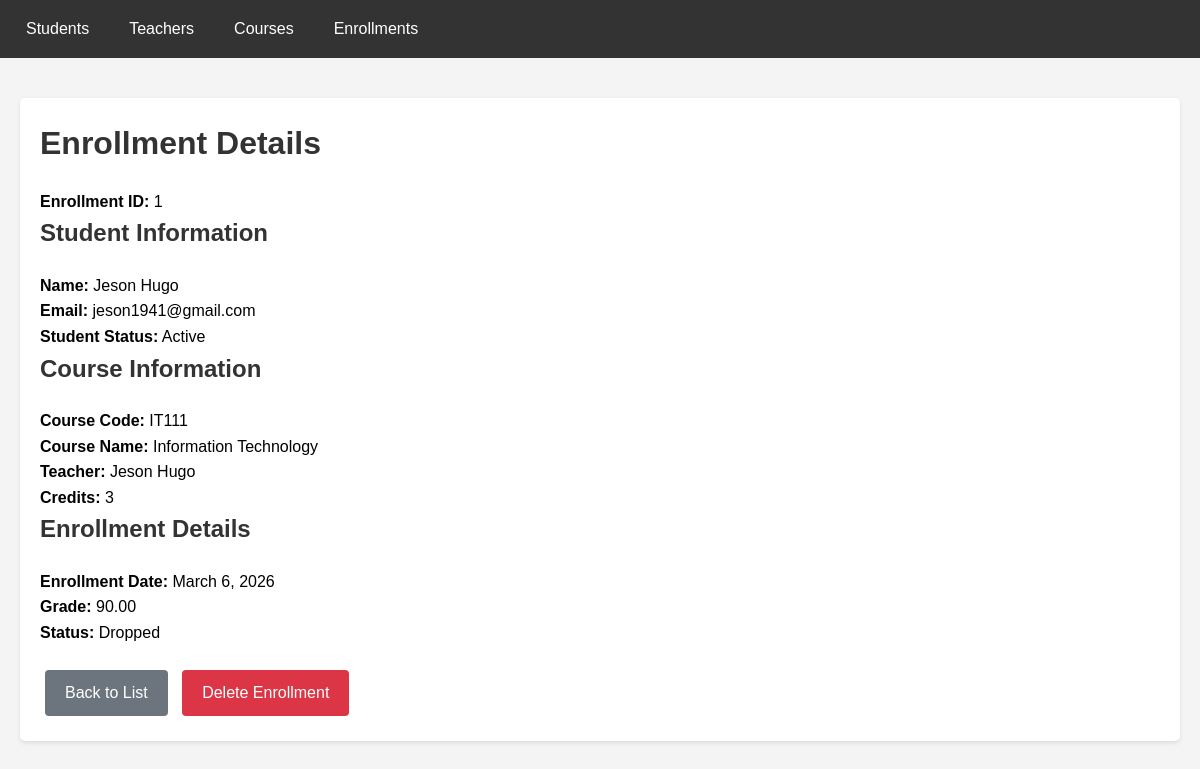
/enrollments/1/, run on the app's committed database.
### school/models.py (models this page shows, shortened)
class Enrollment(models.Model):
    ENROLLMENT_STATUS_CHOICES = [
        ('enrolled', 'Enrolled'),
        ('completed', 'Completed'),
        ('dropped', 'Dropped'),
        ('failed', 'Failed'),
    ]
    enrollment_id = models.AutoField(primary_key=True)
    student = models.ForeignKey(
        Student,
        on_delete=models.CASCADE,
        related_name='enrollments'
    )
    course = models.ForeignKey(
        Course,
        on_delete=models.CASCADE,
        related_name='enrollments'
    )
    enrollment_date = models.DateField(auto_now_add=True)
    grade = models.DecimalField(
        max_digits=5,
        decimal_places=2,
        blank=True,
        null=True,
        validators=[MinValueValidator(0), MaxValueValidator(100)]
    )
    status = models.CharField(
        max_length=10,
        choices=ENROLLMENT_STATUS_CHOICES,
        default='enrolled'
    )
    class Meta:
        db_table = 'enrollment'
        unique_together = ['student', 'course']
        ordering = ['-enrollment_date']

class Student(models.Model):
    STATUS_CHOICES = [
        ('active', 'Active'),
        ('inactive', 'Inactive'),
        ('graduated', 'Graduated'),
    ]
    student_id = models.AutoField(primary_key=True)
    first_name = models.CharField(max_length=100)
    last_name = models.CharField(max_length=100)
    email = models.EmailField(max_length=150, unique=True)
    phone = models.CharField(max_length=15, blank=True, null=True)
    date_of_birth = models.DateField(blank=True, null=True)
    enrollment_date = models.DateField()
    status = models.CharField(
        max_length=10,
        choices=STATUS_CHOICES,
        default='active'
    )
    class Meta:
        db_table = 'student'
        ordering = ['last_name', 'first_name']

class Course(models.Model):
    course_id = models.AutoField(primary_key=True)
    course_name = models.CharField(max_length=150)
    course_code = models.CharField(max_length=20, unique=True)
    teacher = models.ForeignKey(
        Teacher,
        on_delete=models.SET_NULL,
        null=True,
        related_name='courses'
    )
    description = models.TextField(blank=True, null=True)
    credits = models.IntegerField(validators=[MinValueValidator(1)])
    max_capacity = models.IntegerField(default=30)
    semester = models.CharField(max_length=50, blank=True, null=True)
    class Meta:
        db_table = 'course'
        ordering = ['course_code']

class Teacher(models.Model):
    teacher_id = models.AutoField(primary_key=True)
    first_name = models.CharField(max_length=100)
    last_name = models.CharField(max_length=100)
    email = models.EmailField(max_length=150, unique=True)
    phone = models.CharField(max_length=15, blank=True, null=True)
    department = models.CharField(max_length=100, blank=True, null=True)
    specialization = models.CharField(max_length=50, blank=True, null=True)
    hire_date = models.DateField()
    class Meta:
        db_table = 'teacher'
        ordering = ['last_name', 'first_name']
    def __str__(self):
        return f"{self.first_name} {self.last_name}"

### school/views.py (the view)
# urls.py: path('enrollments/<int:pk>/', views.enrollment_detail, name='enrollment_detail'),
def enrollment_detail(request, pk):
    enrollment = get_object_or_404(Enrollment, pk=pk)
    return render(request, 'enrollments/enrollment_detail.html', {'enrollment': enrollment})

### school/templates/enrollments/enrollment_detail.html (shortened to what this page needs)
{% extends 'base.html' %}
{% block content %}
<div class="card">
    <h1>Enrollment Details</h1>
    <p><strong>Enrollment ID:</strong> {{ enrollment.enrollment_id }}</p>
    <h2>Student Information</h2>
    <p><strong>Name:</strong> {{ enrollment.student.first_name }} {{ enrollment.student.last_name }}</p>
    <p><strong>Email:</strong> {{ enrollment.student.email }}</p>
    <p><strong>Student Status:</strong> {{ enrollment.student.get_status_display }}</p>
    <h2>Course Information</h2>
    <p><strong>Course Code:</strong> {{ enrollment.course.course_code }}</p>
    <p><strong>Course Name:</strong> {{ enrollment.course.course_name }}</p>
    <p><strong>Teacher:</strong> {{ enrollment.course.teacher|default:"No teacher assigned" }}</p>
    <p><strong>Credits:</strong> {{ enrollment.course.credits }}</p>
    <h2>Enrollment Details</h2>
    <p><strong>Enrollment Date:</strong> {{ enrollment.enrollment_date }}</p>
    <p><strong>Grade:</strong> {{ enrollment.grade|default:"Not graded yet" }}</p>
    <p><strong>Status:</strong> {{ enrollment.get_status_display }}</p>
    <div style="margin-top: 20px;">
        <a href="{% url 'enrollment_list' %}" class="btn btn-secondary">Back to List</a>
        <a href="{% url 'enrollment_delete' enrollment.pk %}" class="btn btn-danger">Delete Enrollment</a>
    </div>
</div>
{% endblock %}

### school/templates/base.html (style rules this page uses)
* { margin: 0; padding: 0; box-sizing: border-box; }
body { font-family: Arial, sans-serif; line-height: 1.6; background-color: #f4f4f4; }
.btn { display: inline-block; padding: 10px 20px; background-color: #007bff; color: white; text-decoration: none; border: none; border-radius: 4px; cursor: pointer; margin: 5px; }
.btn-danger { background-color: #dc3545; }
.btn-secondary { background-color: #6c757d; }
.card { background-color: white; padding: 20px; border-radius: 5px; box-shadow: 0 2px 4px rgba(0,0,0,0.1); margin-bottom: 20px; }
h1, h2, h3 { margin-bottom: 20px; color: #333; }

### data on the page
Enrollment: enrollment_id "1", student.first_name "Jeson", student.last_name "Hugo", student.email "jeson1941@gmail.com", student.status "Active", course.course_code "IT111", course.course_name "Information Technology", course.teacher "Jeson Hugo", course.credits "3", enrollment_date "March 6, 2026", grade "90.00", status "Dropped"
